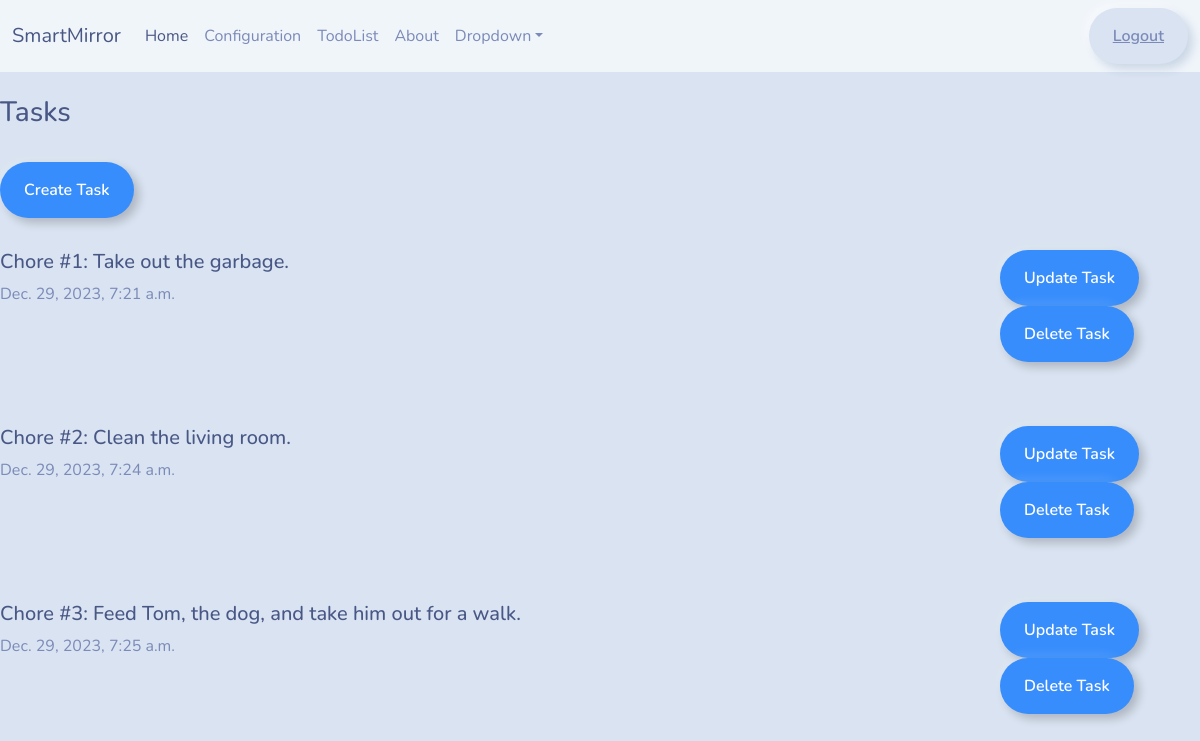
/tasks/ (signed in), run on an earlier commit of the app's database.
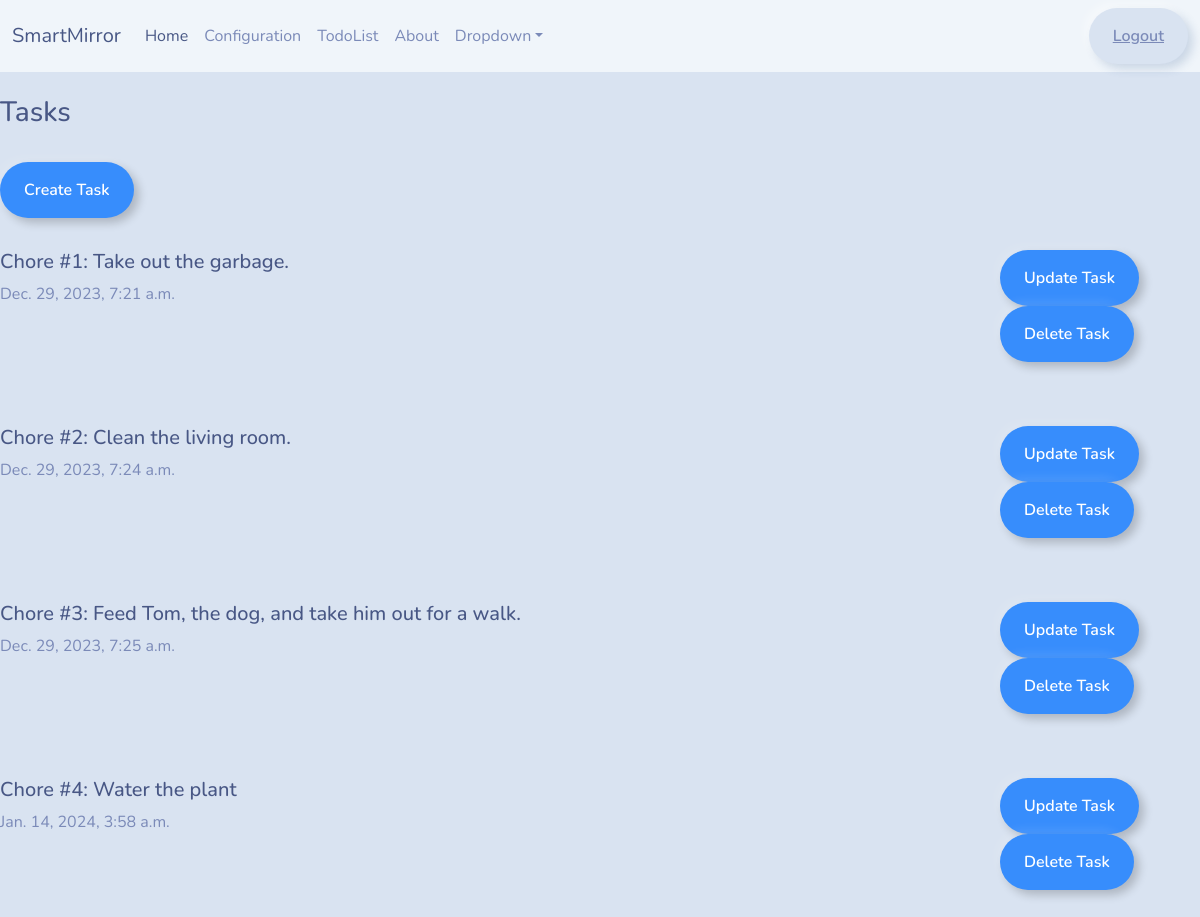
And on a later commit of the database.
### base/models.py (models this page shows, shortened)
class Task(models.Model):
    topic = models.CharField(max_length=200, null=False)
    description = models.TextField(null=True)
    updated = models.DateTimeField(auto_now=True)
    created = models.DateTimeField(auto_now_add=True)

### base/views.py (the view)
# urls.py: path("tasks/", views.tasks, name="tasks"),
@login_required(login_url="login")
def tasks(request):
    tasks = Task.objects.all()
    context = {"tasks": tasks}
    return render(request, "base/tasks.html", context)

### base/templates/base/tasks.html (shortened to what this page needs)
{% extends 'main.html' %} {% block content %}
<br />
<div>
    <div>
        <h3>Tasks</h3>
        <a href="{% url 'create-task' %}">
            <button type="button" class="btn btn-outline-primary">
                Create Task
            </button>
        </a>
        {% for task in tasks %}
        <div class="task-container">
            <div>
                <h5>{{ task.topic }}: {{ task.description }}</h5>
                <p>{{ task.created }}</p>
            </div>
            <div>
                <a href="{% url 'update-task' task.id%}">
                    <button type="button" class="btn btn-outline-primary">
                        Update Task
                    </button>
                </a>
                <a href="{% url 'delete-task' task.id%}">
                    <button type="button" class="btn btn-outline-primary">
                        Delete Task
                    </button>
                </a>
            </div>
        </div>
        {% endfor %}
    </div>
</div>
{% endblock content %}

### templates/main.html (shortened to what this page needs)
<!DOCTYPE html>
{% load static %}
<html lang="en">
    <head>
        <link rel="stylesheet" href="{% static 'styles/bootstrap.min.css' %}" />
    </head>
    <body>
        {% include 'navbar.html' %}  {% block content %} {% endblock %}
    </body>
</html>

### templates/navbar.html (shortened to what this page needs)
<nav class="navbar navbar-expand-lg bg-light" data-bs-theme="light">
    <div class="container-fluid">
        <a class="navbar-brand" href="{% url 'home' %}">SmartMirror</a>
        <div class="collapse navbar-collapse" id="navbarColor03">
            <ul class="navbar-nav me-auto">
                <li class="nav-item">
                    <a class="nav-link active" href="{% url 'home' %}"
                        >Home
                    </a>
                </li>
                <li class="nav-item">
                    <a class="nav-link" href="{% url 'configuration' %}"
                        >Configuration</a
                    >
                </li>
                <li class="nav-item">
                    <a class="nav-link" href="{% url 'tasks' %}">TodoList</a>
                </li>
                <li class="nav-item">
                    <a class="nav-link" href="{% url 'about' %}">About</a>
                </li>
                <li class="nav-item dropdown">
                    <a
                        class="nav-link dropdown-toggle"
                        data-bs-toggle="dropdown"
                        href="#"
                        role="button"
                        aria-haspopup="true"
                        aria-expanded="false"
                        >Dropdown</a
                    >
                </li>
            </ul>
            {% if request.user.is_authenticated %}
            <a href="{% url 'logout' %}"
                ><button type="button" class="btn btn-link">Logout</button></a
            >
            {% else %}
            <a href="{% url 'login' %}"
                ><button type="button" class="btn btn-link">Login</button></a
            >
            {% endif %}
        </div>
    </div>
</nav>

### base/templates/base/tasks.html (style rules this page uses)
.task-container { display: grid; grid-template-columns: 5fr 1fr; }

What changed in the data, as far as the page shows it:
added Task: topic "Chore #4", description "Water the plant", created "Jan. 14, 2024, 3:58 a.m."
